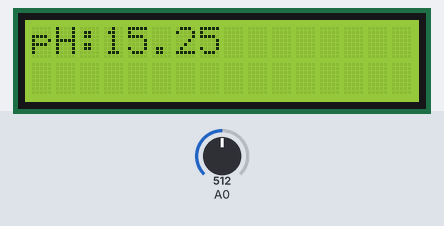
Recording of a sketch running on a simulated Arduino Uno, built with avr-gcc and run on an emulated ATmega328P. Parts: 16×2 character LCD. Inputs (shaded band) come from the test bench; at power-on: A0 = 512.

Above: at 1.2 s.
1.3 s: A0 set to 716
At 3.1 s:
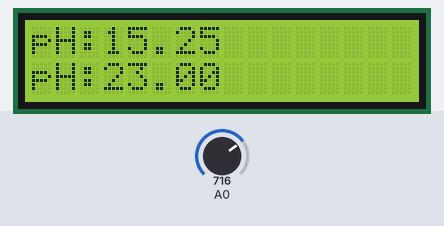
4.3 s: A0 set to 900
At 4.9 s:
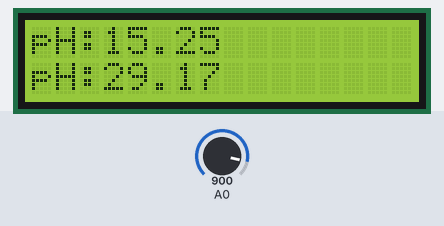
7.1 s: A0 set to 1023
At 11.8 s:
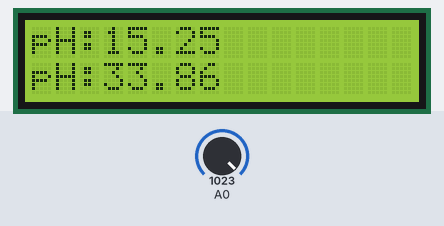
Timing chart, 0 to 13.3 s (numbered marks = the images above; inputs shaded):
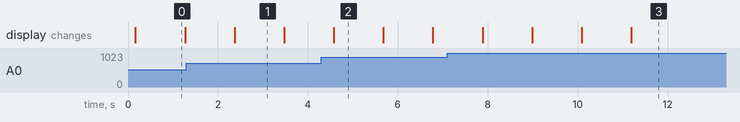

The sketch:

lettore-pH.ino
```cpp
#include <LiquidCrystal.h>

const int rs = 12, en = 11, d4 = 5, d5 = 4, d6 = 3, d7 = 2;
LiquidCrystal lcd(rs, en, d4, d5, d6, d7);

void setup() {
  // set up the LCD's number of columns and rows:
  lcd.begin(16, 2);
  Serial.begin(9600);
}

float misura;

void loop() {
  for(int i=0; i<10; i++) {
    misura += analogRead(A0);
    delay(10);
  }

  misura = misura / 10.0;
  float ph = (float)misura * (5.0/1024);
  //lcd.print(ph);
  ph = 6.1 * ph;
  lcd.print("pH:");
  lcd.print(ph);
  //lcd.println(" ");
  delay(1000);
  // set the cursor to column 0, line 1
  // (note: line 1 is the second row, since counting begins with 0):
  lcd.setCursor(0, 1);
  // print the number of seconds since reset:
  //lcd.print(millis() / 1000);
}
```

Measured:
- after the input at 7.1 s, the display: first changes after 0.79 s (image 3 shows a later state)
- what the display in image 0 shows lasts 1.1 s, from 0.2 s to 1.3 s
